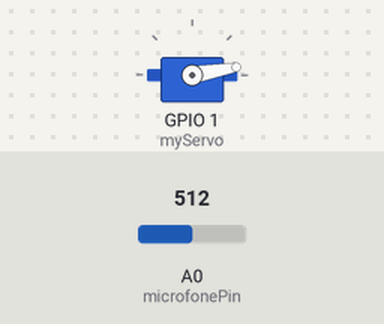
A sketch run on a simulated ESP8266 (NodeMCU). Shown: servo. Inputs (shaded band) come from the test bench; at power-on: A0 (microfonePin) = 512. WiFi joins after 1.5 s; servers stay silent unless stated; network time is answered at once with the bench clock; the local clock reads 2024-03-15 10:24:30 at power-on unless the sketch sets it; what the sketch prints to the serial monitor is not drawn.

Above: at 2.1 s.
At 10.1 s:
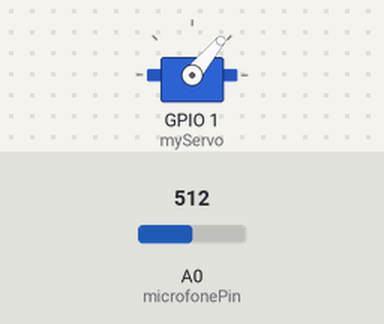
At 18.1 s:
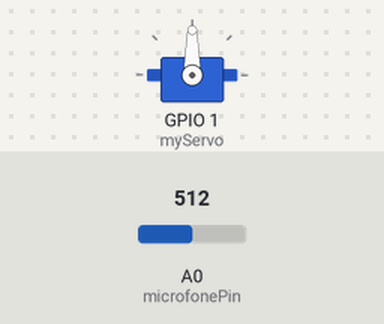
At 36.1 s:
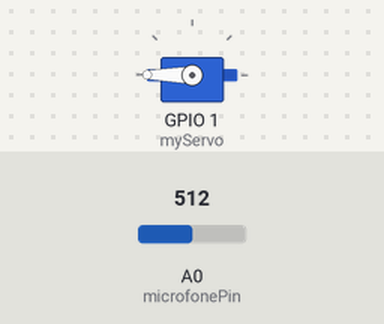
Timing chart, 0 to 39.5 s (numbered marks = the images above):
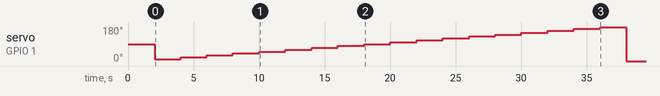

Measured:
- by itself, servo on GPIO 1 (myServo): 90° → 10° at 2.0 s, → 20° 2.0 s later, → 30° 2.0 s later, → 40° 2.0 s later, … (19 changes in this stretch)

The sketch:

Progaramacao_Arduino.ino
```cpp
//Servidor NTP para manter a hora e a data atualizada via wifi
#include <NTPClient.h>
#include <WiFiUdp.h>
const char* ntpServerName = " br.pool.ntp.org"; // outros possiveis se der errado: link: https://ntp.br/conteudo/ntp/
WiFiUDP ntpUDP;
NTPClient timeClient(ntpUDP, ntpServerName);

/* Bibliotecas para produzir graficos e relatorios se for preciso (pesquisar mais sobre elas)
  #include <Adafruit_ILI9341.h>
  #include <Adafruit_GFX.h>
  #include <Adafruit_GrayOLED.h>
  #include <Adafruit_SPITFT.h>
  #include <Adafruit_SPITFT_Macros.h>
  #include <gfxfont.h>
*/

// micro anologico: https://arduinobymyself.blogspot.com/2012/04/vu-meter-com-arduino.html
// micro anologico com CI: http://icexduino.blogspot.com/2011/06/teste_26.html


//variaveis e constante para medição do logico da entrada digital do sensor microfone KY-037
//const int OUT_PIN = 8;  //entrada do valor digital
const int microfonePin = A0;  // Pino analógico onde o microfone está conectado (Microfone analogico)

// Variaveis relacionado ao intervalos de amostras (Valor medio)
const int amostra = 2000; // acada  mili segundos ele gera uma amostra (Precisa definir apos a logica)
unsigned long tempo_atual;  // salva o tempo atual da função millis()
unsigned long tempo_anterior = 0; //Armazena o valor anterior de millis() para comparação
unsigned long tempo_decorrido = 0;  // Variavel para calcular o tempo decorrido desde a última amostragem
int guarda_amostra = 0;  // variavel para armazenar as mostras
float soma_amostras = 0;  // variavel para soma a amostras acumuladas dentro loop

//Variaveis relacionadas com os nvalores maximos e minimos (Resolução de 10 bits)
int pico_minimo = 1023;
int pico_maximo = 0;
unsigned long tempo_pico_anterior = 0;
float frequencia_picos = 0;
float tolerancia_pico= 1.05;


//Inciando comunicação via wifi com esp8266 declacando variaveis de acesso:
#include <ESP8266WiFi.h>
const char* ssid = "tiago";
const char* password = "ajux2896";

//Iniciando comunicação via protocolo HTPP e a criação da pagina web:
#include <ESP8266WebServer.h>
#include <WiFiClient.h>
#include "index.h" // Conteudo da pagina WEB
ESP8266WebServer server(80);

//Iniciando comunicação com firebase
#include <Arduino.h>
#include <Firebase_ESP_Client.h>
#define API_KEY "AIzaSyCROmPojQcru9g3kgbQf5hc_-KXU1RaJ78"
#define DATABASE_URL "https://comunicacao-esp8266-e-firebase-default-rtdb.firebaseio.com/"
#define USER_EMAIL "tiagodois.0@gmail.com"
#define USER_PASSWORD "80432162"
FirebaseData fbdo;
FirebaseAuth auth;
FirebaseConfig config;

//Biblioteca para servo motor
#include <Servo.h>
Servo myServo; // objeto de uso para controlar o servo motor está relacionado com a biblioteca Servo.h
struct Amostra {
  int angulo;
  int valorMedio;
};

const int numAmostras = 10;
Amostra amostras[numAmostras];
int anguloServo = 0;


void setup() {
  Serial.begin(115200);
//Inicializando comunicação Wifi
WiFi.begin(ssid, password);

//Verificando a conexão com a rede
  while (WiFi.status() != WL_CONNECTED) {
    delay(1000);
    Serial.println("Conectando com WiFi...");
  }
   Serial.println("Wifi conectado...");

  // Inicializando a configuração do Firebase
  config.api_key = API_KEY;
  auth.user.email = USER_EMAIL;
  auth.user.password = USER_PASSWORD;
  config.database_url = DATABASE_URL;

  // Conectaando ao firebase
  Firebase.begin(&config, &auth);
  Serial.println("Conectado ao Firebase");
  Serial.println("Servidor iniciado");

  // Conectando ao servidor web
  Serial.print("IP para se conectar com o radar");
  Serial.print("http://");
  Serial.println(WiFi.localIP());
  server.on("/", HTTP_GET, paginaWeb);
  server.begin();

  // Inicializando o cliente NTP
  timeClient.begin();
  timeClient.setTimeOffset(3*3600); // fuso horário
  /*=============================================SENSOR MICROFONE =====================================================================*/
  // pinMode(OUT_PIN, INPUT); para entrada digital

  /*====================================================================================================================================*/


  /*=============================================SERVO MOTOR============================================================================*/
  myServo.attach(1); // o servo motor está conctado no pino digital 9
  posicaoAngularAmostra();


  /*====================================================================================================================================*/

}

void loop() {

  /*=============================================MICROFONE-LEITURA DE DBS================================================================*/

  tempo_atual = millis(); // a função millis captura a hora atual
  tempo_decorrido = tempo_atual - tempo_anterior;


  /*
     Fazer estrutura de seleção conforme a lesgislação
     para ruido: https://www.nucleodoconhecimento.com.br/wp-content/uploads/2021/06/grafico-63.png
     niveis por area: https://blog.vprimoveis.com.br/wp-content/uploads/2021/07/Tabela-de-ruido-ABNT.png
  */

  float valor_medio = media_amostral();
  valores_picos();

  if (tempo_decorrido > amostra) {  // Se o tempo decorrido for maior que a amostra, imprima o valor médio

       // Movendo o servo  em 10 graus para cada amostra
       moverServo();


      Serial.println("Valor Médio do Microfone analogico): " + String(valor_medio));
      // Converte o valor médio em dB usando a função converteDB
      float dBValor = converte_DB(valor_medio);
      Serial.println("Valor Médio do Microfone analogico em Db): " + String( dBValor));

       Serial.println("Pico Mínimo: " + String(pico_minimo));
       Serial.println("Pico Maximo: " + String(pico_maximo));

       // Chamando a função de tratamento de informações
      tratarInformacoes(tempo_atual, valor_medio, pico_maximo, frequencia_picos, anguloServo);


      /*
              Logica parte (basica) em relação a diretrizes do Programa de Silêncio Urbano (PSIU), Lei 15.133 link:https://novabrasilfm.com.br/especiais/cidadania/voce-conhece-a-lei-do-psiu/#:~:text=Os%20limites%20de%20ru%C3%ADdo%20s%C3%A3o,entre%2045%20e%2055%20decib%C3%A9is.
      */

      //int horaAtual = hour();  //variavel para registrar a hora atual e enviar para função 'verificarCondicoes'
      int horaAtual = (tempo_atual / 3600000) % 24;
      verificarCondicoes(dBValor, horaAtual);  // Chamando a condição de saida da função de acordo com o valor medio lido pelo microfone em Db

     if (pico_maximo > tolerancia_pico * amostra && tempo_pico_anterior > 0) {
      frequencia_picos = 1000.0 / (tempo_atual - tempo_pico_anterior); // Calculate frequency in Hz
      Serial.println("Frequência dos picos (Hz): " + String(frequencia_picos));


    }


    // Zerarando as amostras, os valores de piuco e tempo e renicianso o loop
    soma_amostras = 0;
    guarda_amostra = 0;
    tempo_anterior = tempo_atual;
    pico_minimo = 1023;
    pico_maximo = 0;
    tempo_pico_anterior = 0;
  }


  /*================================================================================================================================*/

  /*=============================================SERVO MOTOR=========================================================================*/

  /* if (tempo_decorrido > amostra) {  // se a o tempo decorrido for maior que amosta então imprima o valor acumulado

      myServo.write(90); // Gire o servo para 90 graus (ajustar) usado para teste inicial

      if (OUT_PIN == LOW)
        // Ajustar direção do servo
        myServo.write(45); // Gire o servo para a esquerda
      } else {
        // Ajustar servo para o centro
        myServo.write(90); // Gire o servo para o centro
      }
  */


  /*================================================================================================================================*/


  server.handleClient();

   // Enviando valores para o banco de dados do firebase


}

/*=============================================CONVENÇÃO DO VALOR ANALOGICO DO MICROFONE PARA DBS==================================*/


float converte_DB(float valor_medio) {
  //lógica de conversão de valor de entrada para dB aqui
  float tensao = valor_medio / (1023.0 * 4.53); //esta relacionado com a resolução maxima do aruino 10 bit de 0 a 5V

  float dBValor =  (-1) * (87.1 * tensao - 74.4);; //fórmula de conversão

  /*Referencias:
     http://projetosfisicaexperimental.blogspot.com/2017/03/medidor-de-nivel-sonoro.html
     https://circuitdigest.com/microcontroller-projects/arduino-sound-level-measurement
  */
  //float dBValor = (valor_medio+83.2073) / 11.003;

  return dBValor;
}

/*=====================================================================================================================================*/


/*=============================================LEITURA DOS VALORES MEDIO DAS AMOSTRAS================================================*/

float media_amostral() {
  //Leitura e soma das amostras entrada analogica

  int valor_analogico = analogRead(microfonePin);     // Lê o valor analógico do microfone
  soma_amostras += valor_analogico;                  // atribuiçãop da variavel valo_analogico na soma de amostra
  guarda_amostra++;                                   // Incremetação

  return soma_amostras / guarda_amostra;
}

/*=====================================================================================================================================*/


/*=============================================LEITURA DOS VALORES PERIODICOS DO SENSOR================================================*/

void valores_picos() {
  int valor_analogico = analogRead(microfonePin);
  if (valor_analogico > pico_maximo) {
    pico_maximo = valor_analogico;
    tempo_pico_anterior = millis(); // Record the time of the peak
  }
  if (valor_analogico < pico_minimo) {
    pico_minimo = valor_analogico;
  }
}

/*=====================================================================================================================================*/


/*=============================================VERIFICANDO CONDIÇÕES INICIAIS DAS DIRETRIZES DO PROGRAMA PSIU===========================*/

//O objetivo dessa Função é fazer as compareções condicionais a partir da hora atual e o valor de Db (a localização entraria aqui com uma variavel, esta sensdo estudado como usar)

void verificarCondicoes(float dBValor, int horaAtual) {

  // Verifique as condições com base nas zonas e horários
  if (horaAtual >= 7 && horaAtual < 22) {              // Horário de 07h às 22h
    Serial.println("Horário de 07h às 22h");
    Serial.println("Zona Residencial");

    if (dBValor > 50) {
      Serial.println("Nível de ruído alto na Zona Residencial!");
      //elaborar um protocolo a ser seuido
    }

    else {
      Serial.println("Nível de ruído aceitável na Zona Residencial.");
    }
  }

  else {
    if (dBValor > 45) {
      Serial.println("Nível de ruído alto na Zona Residencial!");
      //elaborar um protocolo a ser seuido
    }

    else {
      Serial.println("Nível de ruído aceitável na Zona Residencial.");
    }

  }


}


/*=====================================================================================================================================*/

//Função para ler conteudo pagina web principal e abrir assim que a comicação do servidor web é estabelecida
void paginaWeb() {
  String s = MAIN_page; // Le o conteudo HTML
  server.send(200, "text/html", s); // Envia a pagina web
}


//Tratando os dados principais

void tratarInformacoes(unsigned long tempoAtual, int valor_medio, int picoMaximo, float frequenciaPicos, int anguloServo) {
 // condição minima para o dada ser importante (ja que para os limite estabelecidos 45 dD é o menor valor)
  if (valor_medio > 40) {

    frequenciaPicos *= 100;

    //Obetentado a atualização data em hora
    timeClient.update();
    String dataHoraAtual = timeClient.getFormattedTime();

    Serial.print("Informações tratadas - Tempo Atual: ");
    Serial.print(tempoAtual);
    Serial.print(", Media amostral: ");
    Serial.print(valor_medio);
    Serial.print(", Pico Máximo: ");
    Serial.print(picoMaximo);
    Serial.print(", Frequência: ");
    Serial.print(frequenciaPicos);
    Serial.print(", Posição: ");
    Serial.print(anguloServo);
    Serial.print(", Data e Hora Atuais: ");
    Serial.println(dataHoraAtual);

    anguloServo = myServo.read();
    for (int i = 0; i < numAmostras; i++) {
      if (amostras[i].angulo == anguloServo) {
        amostras[i].valorMedio = valor_medio;
        break;
      }
    }
  }
}

//
void posicaoAngularAmostra() {
  for (int i = 0; i < numAmostras; i++) {
    amostras[i].angulo = i * (180 / (numAmostras - 1));
    amostras[i].valorMedio = 0;
  }
}

void moverServo() {
  static int anguloServo = 0; // Ângulo do servo (inicializado apenas na primeira chamada)

  // Movendo o servo em 10 graus
  anguloServo += 10;

  // Limitando o ângulo entre 0 e 180 graus
  if (anguloServo > 180) {
    anguloServo = 0;
  }

  // Mova o servo para a posição atual
  myServo.write(anguloServo);

  // Você pode adicionar uma saída de depuração para ver o ângulo atual
  Serial.print("Servo movido para o ângulo: ");
  Serial.println(anguloServo);
}
```

index.h
```cpp
// Servidor Web
const char MAIN_page[] PROGMEM = R"=====(
<!doctype html>
<html>

</html>

)=====";
```

programacao_teste.ino
```cpp

```
